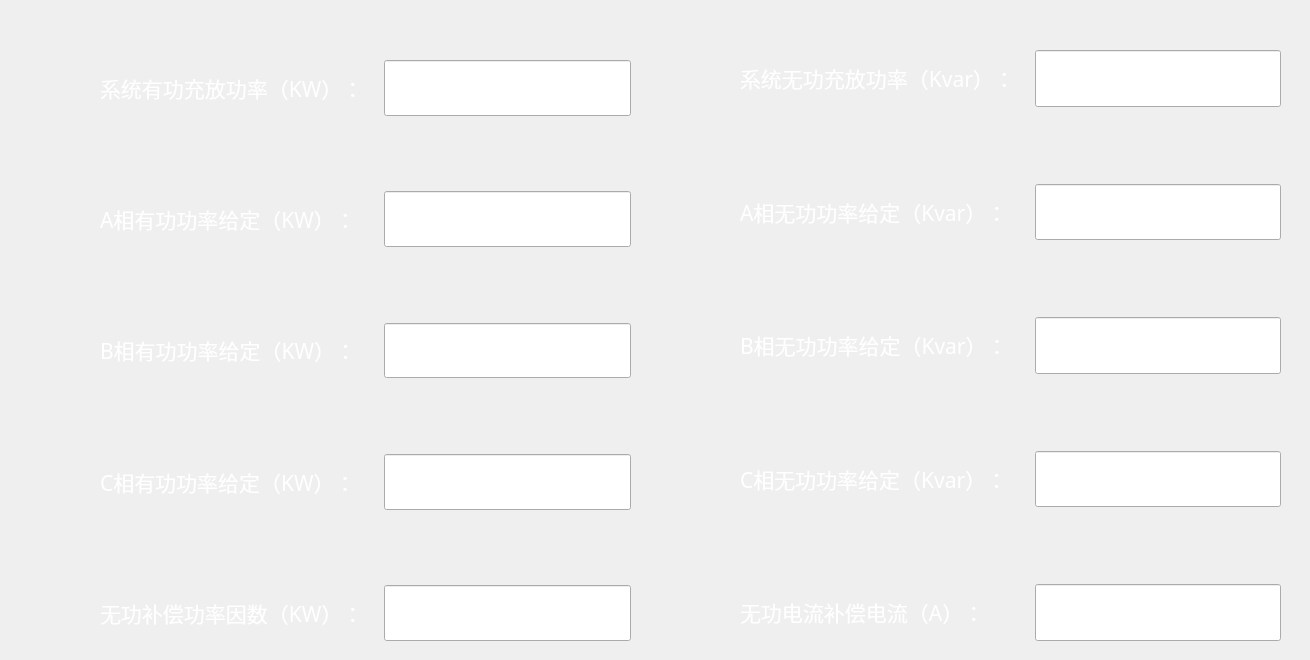
            <widget class="QWidget" name="tab_21">
             <attribute name="title">
              <string>功率设置</string>
             </attribute>
             <widget class="QWidget" name="layoutWidget_2">
              <property name="geometry">
               <rect>
                <x>730</x>
                <y>50</y>
                <width>571</width>
                <height>601</height>
               </rect>
              </property>
              <layout class="QGridLayout" name="gridLayout_3">
               <property name="leftMargin">
                <number>10</number>
               </property>
               <property name="rightMargin">
                <number>20</number>
               </property>
               <property name="bottomMargin">
                <number>10</number>
               </property>
               <property name="spacing">
                <number>20</number>
               </property>
               <item row="8" column="1">
                <widget class="QLineEdit" name="lineEdit_10">
                 <property name="sizePolicy">
                  <sizepolicy hsizetype="Expanding" vsizetype="Expanding">
                   <horstretch>0</horstretch>
                   <verstretch>0</verstretch>
                  </sizepolicy>
                 </property>
                 <property name="font">
                  <font>
                   <family>黑体</family>
                   <pointsize>16</pointsize>
                  </font>
                 </property>
                 <property name="styleSheet">
                  <string notr="true">color: rgb(255, 255, 255);</string>
                 </property>
                 <property name="text">
                  <string>0.00</string>
                 </property>
                 <property name="alignment">
                  <set>Qt::AlignCenter</set>
                 </property>
                </widget>
               </item>
               <item row="2" column="1">
                <widget class="QLineEdit" name="lineEdit_7">
                 <property name="sizePolicy">
                  <sizepolicy hsizetype="Expanding" vsizetype="Expanding">
                   <horstretch>0</horstretch>
                   <verstretch>0</verstretch>
                  </sizepolicy>
                 </property>
                 <property name="font">
                  <font>
                   <family>黑体</family>
                   <pointsize>16</pointsize>
                  </font>
                 </property>
                 <property name="styleSheet">
                  <string notr="true">color: rgb(255, 255, 255);</string>
                 </property>
                 <property name="text">
                  <string>0.0</string>
                 </property>
                 <property name="alignment">
                  <set>Qt::AlignCenter</set>
                 </property>
                </widget>
               </item>
               <item row="2" column="0">
                <widget class="QLabel" name="label_8">
                 <property name="font">
                  <font>
                   <family>黑体</family>
                   <pointsize>16</pointsize>
                  </font>
                 </property>
                 <property name="text">
                  <string>&lt;html&gt;&lt;head/&gt;&lt;body&gt;&lt;p&gt;&lt;span style=&quot; color:#ffffff;&quot;&gt;A相无功功率给定（Kvar）：&lt;/span&gt;&lt;/p&gt;&lt;/body&gt;&lt;/html&gt;</string>
                 </property>
                </widget>
               </item>
               <item row="4" column="1">
                <widget class="QLineEdit" name="lineEdit_8">
                 <property name="sizePolicy">
                  <sizepolicy hsizetype="Expanding" vsizetype="Expanding">
                   <horstretch>0</horstretch>
                   <verstretch>0</verstretch>
                  </sizepolicy>
                 </property>
                 <property name="font">
                  <font>
                   <family>黑体</family>
                   <pointsize>16</pointsize>
                  </font>
                 </property>
                 <property name="styleSheet">
                  <string notr="true">color: rgb(255, 255, 255);</string>
                 </property>
                 <property name="text">
                  <string>0.0</string>
                 </property>
                 <property name="alignment">
                  <set>Qt::AlignCenter</set>
                 </property>
                </widget>
               </item>
               <item row="3" column="0">
                <spacer name="verticalSpacer_26">
                 <property name="orientation">
                  <enum>Qt::Vertical</enum>
                 </property>
                 <property name="sizeHint" stdset="0">
                  <size>
                   <width>20</width>
                   <height>40</height>
                  </size>
                 </property>
                </spacer>
               </item>
               <item row="8" column="0">
                <widget class="QLabel" name="label_11">
                 <property name="font">
                  <font>
                   <family>黑体</family>
                   <pointsize>16</pointsize>
                  </font>
                 </property>
                 <property name="text">
                  <string>&lt;html&gt;&lt;head/&gt;&lt;body&gt;&lt;p&gt;&lt;span style=&quot; color:#ffffff;&quot;&gt;无功电流补偿电流（A）：&lt;/span&gt;&lt;/p&gt;&lt;/body&gt;&lt;/html&gt;</string>
                 </property>
                </widget>
               </item>
               <item row="0" column="1">
                <widget class="QLineEdit" name="lineEdit_6">
                 <property name="sizePolicy">
                  <sizepolicy hsizetype="Expanding" vsizetype="Expanding">
                   <horstretch>0</horstretch>
                   <verstretch>0</verstretch>
                  </sizepolicy>
                 </property>
                 <property name="font">
                  <font>
                   <family>黑体</family>
                   <pointsize>16</pointsize>
                  </font>
                 </property>
                 <property name="styleSheet">
                  <string notr="true">color: rgb(255, 255, 255);</string>
                 </property>
                 <property name="text">
                  <string>0.0</string>
                 </property>
                 <property name="alignment">
                  <set>Qt::AlignCenter</set>
                 </property>
                </widget>
               </item>
               <item row="6" column="0">
                <widget class="QLabel" name="label_10">
                 <property name="font">
                  <font>
                   <family>黑体</family>
                   <pointsize>16</pointsize>
                  </font>
                 </property>
                 <property name="text">
                  <string>&lt;html&gt;&lt;head/&gt;&lt;body&gt;&lt;p&gt;&lt;span style=&quot; color:#ffffff;&quot;&gt;C相无功功率给定（Kvar）：&lt;/span&gt;&lt;/p&gt;&lt;/body&gt;&lt;/html&gt;</string>
                 </property>
                </widget>
               </item>
               <item row="0" column="0">
                <widget class="QLabel" name="label_7">
                 <property name="font">
                  <font>
                   <family>黑体</family>
                   <pointsize>16</pointsize>
                  </font>
                 </property>
                 <property name="text">
                  <string>&lt;html&gt;&lt;head/&gt;&lt;body&gt;&lt;p&gt;&lt;span style=&quot; color:#ffffff;&quot;&gt;系统无功充放功率（Kvar）：&lt;/span&gt;&lt;/p&gt;&lt;/body&gt;&lt;/html&gt;</string>
                 </property>
                </widget>
               </item>
               <item row="6" column="1">
                <widget class="QLineEdit" name="lineEdit_9">
                 <property name="sizePolicy">
                  <sizepolicy hsizetype="Expanding" vsizetype="Expanding">
                   <horstretch>0</horstretch>
                   <verstretch>0</verstretch>
                  </sizepolicy>
                 </property>
                 <property name="font">
                  <font>
                   <family>黑体</family>
                   <pointsize>16</pointsize>
                  </font>
                 </property>
                 <property name="styleSheet">
                  <string notr="true">color: rgb(255, 255, 255);</string>
                 </property>
                 <property name="text">
                  <string>0.0</string>
                 </property>
                 <property name="alignment">
                  <set>Qt::AlignCenter</set>
                 </property>
                </widget>
               </item>
               <item row="4" column="0">
                <widget class="QLabel" name="label_9">
                 <property name="font">
                  <font>
                   <family>黑体</family>
                   <pointsize>16</pointsize>
                  </font>
                 </property>
                 <property name="text">
                  <string>&lt;html&gt;&lt;head/&gt;&lt;body&gt;&lt;p&gt;&lt;span style=&quot; color:#ffffff;&quot;&gt;B相无功功率给定（Kvar）：&lt;/span&gt;&lt;/p&gt;&lt;/body&gt;&lt;/html&gt;</string>
                 </property>
                </widget>
               </item>
               <item row="1" column="0">
                <spacer name="verticalSpacer_25">
                 <property name="orientation">
                  <enum>Qt::Vertical</enum>
                 </property>
                 <property name="sizeHint" stdset="0">
                  <size>
                   <width>20</width>
                   <height>40</height>
                  </size>
                 </property>
                </spacer>
               </item>
               <item row="5" column="0">
                <spacer name="verticalSpacer_27">
                 <property name="orientation">
                  <enum>Qt::Vertical</enum>
                 </property>
                 <property name="sizeHint" stdset="0">
                  <size>
                   <width>20</width>
                   <height>40</height>
                  </size>
                 </property>
                </spacer>
               </item>
               <item row="7" column="0">
                <spacer name="verticalSpacer_28">
                 <property name="orientation">
                  <enum>Qt::Vertical</enum>
                 </property>
                 <property name="sizeHint" stdset="0">
                  <size>
                   <width>20</width>
                   <height>40</height>
                  </size>
                 </property>
                </spacer>
               </item>
              </layout>
             </widget>
             <widget class="QWidget" name="layoutWidget_3">
              <property name="geometry">
               <rect>
                <x>100</x>
                <y>50</y>
                <width>551</width>
                <height>601</height>
               </rect>
              </property>
              <layout class="QGridLayout" name="gridLayout_2">
               <property name="topMargin">
                <number>10</number>
               </property>
               <property name="rightMargin">
                <number>20</number>
               </property>
               <property name="bottomMargin">
                <number>10</number>
               </property>
               <property name="spacing">
                <number>20</number>
               </property>
               <item row="0" column="1">
                <widget class="QLineEdit" name="lineEdit">
                 <property name="sizePolicy">
                  <sizepolicy hsizetype="Expanding" vsizetype="Expanding">
                   <horstretch>0</horstretch>
                   <verstretch>0</verstretch>
                  </sizepolicy>
                 </property>
                 <property name="font">
                  <font>
                   <family>黑体</family>
                   <pointsize>16</pointsize>
                  </font>
                 </property>
                 <property name="styleSheet">
                  <string notr="true">color: rgb(255, 255, 255);</string>
                 </property>
                 <property name="text">
                  <string>0.0</string>
                 </property>
                 <property name="alignment">
                  <set>Qt::AlignCenter</set>
                 </property>
                </widget>
               </item>
               <item row="5" column="0">
                <spacer name="verticalSpacer_23">
                 <property name="orientation">
                  <enum>Qt::Vertical</enum>
                 </property>
                 <property name="sizeHint" stdset="0">
                  <size>
                   <width>20</width>
                   <height>40</height>
                  </size>
                 </property>
                </spacer>
               </item>
               <item row="4" column="0">
                <widget class="QLabel" name="label_3">
                 <property name="font">
                  <font>
                   <family>黑体</family>
                   <pointsize>16</pointsize>
                  </font>
                 </property>
                 <property name="text">
                  <string>&lt;html&gt;&lt;head/&gt;&lt;body&gt;&lt;p&gt;&lt;span style=&quot; color:#ffffff;&quot;&gt;B相有功功率给定（KW）：&lt;/span&gt;&lt;/p&gt;&lt;/body&gt;&lt;/html&gt;</string>
                 </property>
                </widget>
               </item>
               <item row="2" column="1">
                <widget class="QLineEdit" name="lineEdit_2">
                 <property name="sizePolicy">
                  <sizepolicy hsizetype="Expanding" vsizetype="Expanding">
                   <horstretch>0</horstretch>
                   <verstretch>0</verstretch>
                  </sizepolicy>
                 </property>
                 <property name="font">
                  <font>
                   <family>黑体</family>
                   <pointsize>16</pointsize>
                  </font>
                 </property>
                 <property name="styleSheet">
                  <string notr="true">color: rgb(255, 255, 255);</string>
                 </property>
                 <property name="text">
                  <string>0.0</string>
                 </property>
                 <property name="alignment">
                  <set>Qt::AlignCenter</set>
                 </property>
                </widget>
               </item>
               <item row="6" column="0">
                <widget class="QLabel" name="label_5">
                 <property name="font">
                  <font>
                   <family>黑体</family>
                   <pointsize>16</pointsize>
                  </font>
                 </property>
                 <property name="text">
                  <string>&lt;html&gt;&lt;head/&gt;&lt;body&gt;&lt;p&gt;&lt;span style=&quot; color:#ffffff;&quot;&gt;C相有功功率给定（KW）：&lt;/span&gt;&lt;/p&gt;&lt;/body&gt;&lt;/html&gt;</string>
                 </property>
                </widget>
               </item>
               <item row="3" column="0">
                <spacer name="verticalSpacer_22">
                 <property name="orientation">
                  <enum>Qt::Vertical</enum>
                 </property>
                 <property name="sizeHint" stdset="0">
                  <size>
                   <width>20</width>
                   <height>40</height>
                  </size>
                 </property>
                </spacer>
               </item>
               <item row="8" column="0">
                <widget class="QLabel" name="label_6">
                 <property name="font">
                  <font>
                   <family>黑体</family>
                   <pointsize>16</pointsize>
                  </font>
                 </property>
                 <property name="text">
                  <string>&lt;html&gt;&lt;head/&gt;&lt;body&gt;&lt;p&gt;&lt;span style=&quot; color:#ffffff;&quot;&gt;无功补偿功率因数（KW）：&lt;/span&gt;&lt;/p&gt;&lt;/body&gt;&lt;/html&gt;</string>
                 </property>
                </widget>
               </item>
               <item row="6" column="1">
                <widget class="QLineEdit" name="lineEdit_4">
                 <property name="sizePolicy">
                  <sizepolicy hsizetype="Expanding" vsizetype="Expanding">
                   <horstretch>0</horstretch>
                   <verstretch>0</verstretch>
                  </sizepolicy>
                 </property>
                 <property name="font">
                  <font>
                   <family>黑体</family>
                   <pointsize>16</pointsize>
                  </font>
                 </property>
                 <property name="styleSheet">
                  <string notr="true">color: rgb(255, 255, 255);</string>
                 </property>
                 <property name="text">
                  <string>0.0</string>
                 </property>
                 <property name="alignment">
                  <set>Qt::AlignCenter</set>
                 </property>
                </widget>
               </item>
               <item row="8" column="1">
                <widget class="QLineEdit" name="lineEdit_5">
                 <property name="sizePolicy">
                  <sizepolicy hsizetype="Expanding" vsizetype="Expanding">
                   <horstretch>0</horstretch>
                   <verstretch>0</verstretch>
                  </sizepolicy>
                 </property>
                 <property name="font">
                  <font>
                   <family>黑体</family>
                   <pointsize>16</pointsize>
                  </font>
                 </property>
                 <property name="styleSheet">
                  <string notr="true">color: rgb(255, 255, 255);</string>
                 </property>
                 <property name="text">
                  <string>0.00</string>
                 </property>
                 <property name="alignment">
                  <set>Qt::AlignCenter</set>
                 </property>
                </widget>
               </item>
               <item row="1" column="0">
                <spacer name="verticalSpacer_21">
                 <property name="orientation">
                  <enum>Qt::Vertical</enum>
                 </property>
                 <property name="sizeHint" stdset="0">
                  <size>
                   <width>20</width>
                   <height>40</height>
                  </size>
                 </property>
                </spacer>
               </item>
               <item row="2" column="0">
                <widget class="QLabel" name="label_2">
                 <property name="font">
                  <font>
                   <family>黑体</family>
                   <pointsize>16</pointsize>
                  </font>
                 </property>
                 <property name="text">
                  <string>&lt;html&gt;&lt;head/&gt;&lt;body&gt;&lt;p&gt;&lt;span style=&quot; color:#ffffff;&quot;&gt;A相有功功率给定（KW）：&lt;/span&gt;&lt;/p&gt;&lt;/body&gt;&lt;/html&gt;</string>
                 </property>
                </widget>
               </item>
               <item row="0" column="0">
                <widget class="QLabel" name="label">
                 <property name="font">
                  <font>
                   <family>黑体</family>
                   <pointsize>16</pointsize>
                  </font>
                 </property>
                 <property name="text">
                  <string>&lt;html&gt;&lt;head/&gt;&lt;body&gt;&lt;p&gt;&lt;span style=&quot; color:#ffffff;&quot;&gt;系统有功充放功率（KW）：&lt;/span&gt;&lt;/p&gt;&lt;/body&gt;&lt;/html&gt;</string>
                 </property>
                </widget>
               </item>
               <item row="4" column="1">
                <widget class="QLineEdit" name="lineEdit_3">
                 <property name="sizePolicy">
                  <sizepolicy hsizetype="Expanding" vsizetype="Expanding">
                   <horstretch>0</horstretch>
                   <verstretch>0</verstretch>
                  </sizepolicy>
                 </property>
                 <property name="font">
                  <font>
                   <family>黑体</family>
                   <pointsize>16</pointsize>
                  </font>
                 </property>
                 <property name="styleSheet">
                  <string notr="true">color: rgb(255, 255, 255);</string>
                 </property>
                 <property name="text">
                  <string>0.0</string>
                 </property>
                 <property name="alignment">
                  <set>Qt::AlignCenter</set>
                 </property>
                </widget>
               </item>
               <item row="7" column="0">
                <spacer name="verticalSpacer_24">
                 <property name="orientation">
                  <enum>Qt::Vertical</enum>
                 </property>
                 <property name="sizeHint" stdset="0">
                  <size>
                   <width>20</width>
                   <height>40</height>
                  </size>
                 </property>
                </spacer>
               </item>
              </layout>
             </widget>
            </widget>
